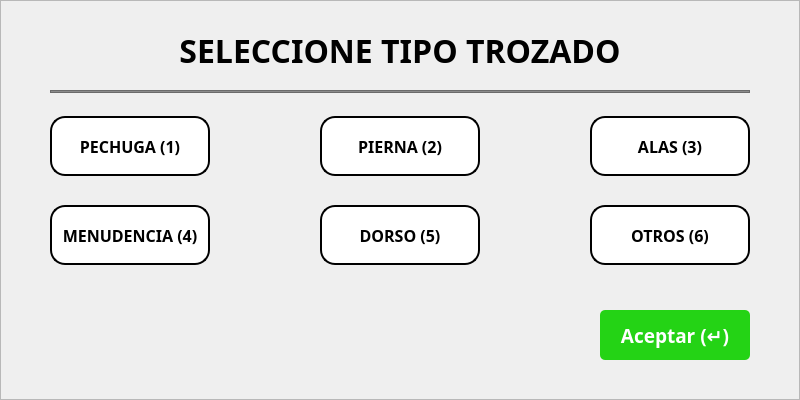
   <widget class="QFrame" name="frmAlertaTipoTrozados">
    <property name="geometry">
     <rect>
      <x>560</x>
      <y>340</y>
      <width>800</width>
      <height>400</height>
     </rect>
    </property>
    <property name="styleSheet">
     <string notr="true">#frmAlertaTipoTrozados{background-color: rgb(255, 255, 255);
color: rgb(0, 0, 0);
border:none;
border-radius: 10px;
border: 2px solid #D9D9D9;}</string>
    </property>
    <property name="frameShape">
     <enum>QFrame::StyledPanel</enum>
    </property>
    <property name="frameShadow">
     <enum>QFrame::Raised</enum>
    </property>
    <widget class="QPushButton" name="btnAceptarFrmTipoTrozados">
     <property name="geometry">
      <rect>
       <x>600</x>
       <y>310</y>
       <width>150</width>
       <height>50</height>
      </rect>
     </property>
     <property name="font">
      <font>
       <family>Poppins</family>
       <pointsize>14</pointsize>
       <weight>75</weight>
       <bold>true</bold>
      </font>
     </property>
     <property name="cursor">
      <cursorShape>PointingHandCursor</cursorShape>
     </property>
     <property name="styleSheet">
      <string notr="true">background-color: rgb(36, 211, 21);
color: rgb(255, 255, 255);
border:none;
border-radius: 5px;</string>
     </property>
     <property name="text">
      <string>Aceptar (↵)</string>
     </property>
     <property name="flat">
      <bool>false</bool>
     </property>
    </widget>
    <widget class="QLabel" name="btnPechuga">
     <property name="geometry">
      <rect>
       <x>50</x>
       <y>116</y>
       <width>160</width>
       <height>60</height>
      </rect>
     </property>
     <property name="font">
      <font>
       <family>Poppins</family>
       <pointsize>12</pointsize>
       <weight>75</weight>
       <bold>true</bold>
      </font>
     </property>
     <property name="styleSheet">
      <string notr="true">background-color: rgb(255, 255, 255);
border-color: rgb(0, 0, 0);
border: 2px solid black;
  border-radius: 15px;</string>
     </property>
     <property name="text">
      <string>PECHUGA (1)</string>
     </property>
     <property name="alignment">
      <set>Qt::AlignCenter</set>
     </property>
    </widget>
    <widget class="QLabel" name="btnPierna">
     <property name="geometry">
      <rect>
       <x>320</x>
       <y>116</y>
       <width>160</width>
       <height>60</height>
      </rect>
     </property>
     <property name="font">
      <font>
       <family>Poppins</family>
       <pointsize>12</pointsize>
       <weight>75</weight>
       <bold>true</bold>
      </font>
     </property>
     <property name="styleSheet">
      <string notr="true">background-color: rgb(255, 255, 255);
border-color: rgb(0, 0, 0);
border: 2px solid black;
  border-radius: 15px;</string>
     </property>
     <property name="text">
      <string>PIERNA (2)</string>
     </property>
     <property name="alignment">
      <set>Qt::AlignCenter</set>
     </property>
    </widget>
    <widget class="QLabel" name="btnAlas">
     <property name="geometry">
      <rect>
       <x>590</x>
       <y>116</y>
       <width>160</width>
       <height>60</height>
      </rect>
     </property>
     <property name="font">
      <font>
       <family>Poppins</family>
       <pointsize>12</pointsize>
       <weight>75</weight>
       <bold>true</bold>
      </font>
     </property>
     <property name="styleSheet">
      <string notr="true">background-color: rgb(255, 255, 255);
border-color: rgb(0, 0, 0);
border: 2px solid black;
  border-radius: 15px;</string>
     </property>
     <property name="text">
      <string>ALAS (3)</string>
     </property>
     <property name="alignment">
      <set>Qt::AlignCenter</set>
     </property>
    </widget>
    <widget class="QLabel" name="btnMenudencia">
     <property name="geometry">
      <rect>
       <x>50</x>
       <y>205</y>
       <width>160</width>
       <height>60</height>
      </rect>
     </property>
     <property name="font">
      <font>
       <family>Poppins</family>
       <pointsize>12</pointsize>
       <weight>75</weight>
       <bold>true</bold>
      </font>
     </property>
     <property name="styleSheet">
      <string notr="true">background-color: rgb(255, 255, 255);
border-color: rgb(0, 0, 0);
border: 2px solid black;
  border-radius: 15px;</string>
     </property>
     <property name="text">
      <string>MENUDENCIA (4)</string>
     </property>
     <property name="alignment">
      <set>Qt::AlignCenter</set>
     </property>
    </widget>
    <widget class="QLabel" name="btnDorso">
     <property name="geometry">
      <rect>
       <x>320</x>
       <y>205</y>
       <width>160</width>
       <height>60</height>
      </rect>
     </property>
     <property name="font">
      <font>
       <family>Poppins</family>
       <pointsize>12</pointsize>
       <weight>75</weight>
       <bold>true</bold>
      </font>
     </property>
     <property name="styleSheet">
      <string notr="true">background-color: rgb(255, 255, 255);
border-color: rgb(0, 0, 0);
border: 2px solid black;
  border-radius: 15px;</string>
     </property>
     <property name="text">
      <string>DORSO (5)</string>
     </property>
     <property name="alignment">
      <set>Qt::AlignCenter</set>
     </property>
    </widget>
    <widget class="QLabel" name="btnOtros">
     <property name="geometry">
      <rect>
       <x>590</x>
       <y>205</y>
       <width>160</width>
       <height>60</height>
      </rect>
     </property>
     <property name="font">
      <font>
       <family>Poppins</family>
       <pointsize>12</pointsize>
       <weight>75</weight>
       <bold>true</bold>
      </font>
     </property>
     <property name="styleSheet">
      <string notr="true">background-color: rgb(255, 255, 255);
border-color: rgb(0, 0, 0);
border: 2px solid black;
  border-radius: 15px;</string>
     </property>
     <property name="text">
      <string>OTROS (6)</string>
     </property>
     <property name="alignment">
      <set>Qt::AlignCenter</set>
     </property>
    </widget>
    <widget class="QFrame" name="frame_5">
     <property name="geometry">
      <rect>
       <x>50</x>
       <y>90</y>
       <width>700</width>
       <height>3</height>
      </rect>
     </property>
     <property name="styleSheet">
      <string notr="true">background-color: rgb(139, 139, 139);</string>
     </property>
     <property name="frameShape">
      <enum>QFrame::StyledPanel</enum>
     </property>
     <property name="frameShadow">
      <enum>QFrame::Raised</enum>
     </property>
    </widget>
    <widget class="QLabel" name="lblTextSeleccioneTipoTrozado">
     <property name="geometry">
      <rect>
       <x>50</x>
       <y>25</y>
       <width>700</width>
       <height>50</height>
      </rect>
     </property>
     <property name="font">
      <font>
       <family>Poppins</family>
       <pointsize>24</pointsize>
       <weight>75</weight>
       <bold>true</bold>
      </font>
     </property>
     <property name="text">
      <string>SELECCIONE TIPO TROZADO</string>
     </property>
     <property name="alignment">
      <set>Qt::AlignCenter</set>
     </property>
    </widget>
   </widget>
